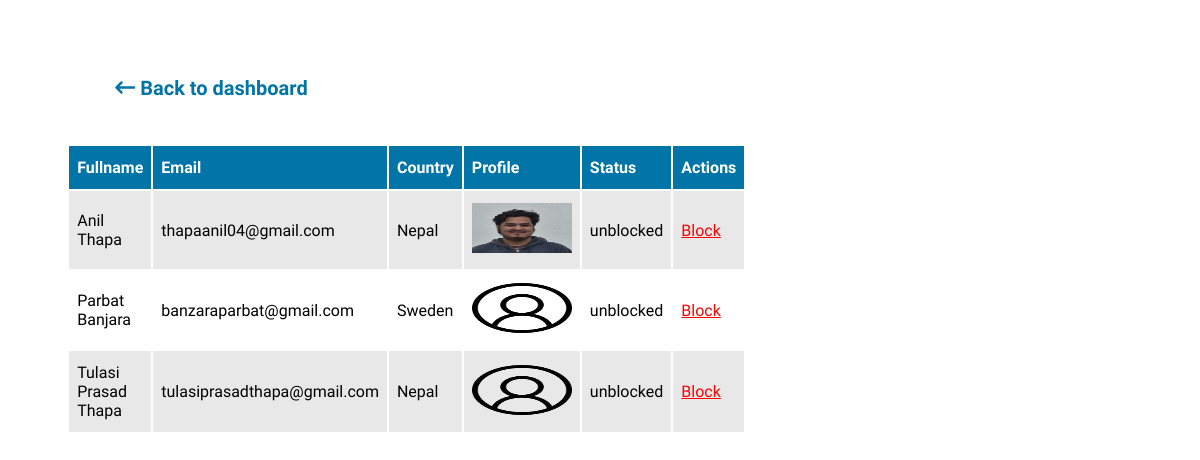
Screenshot of /admin/manage-users.php with the database file from the repository.
### tables this page shows
CREATE TABLE `users` (
  `user_id` int(11) NOT NULL,
  `full_name` varchar(255) NOT NULL,
  `email` varchar(255) NOT NULL,
  `profile_image` varchar(256) NOT NULL,
  `country` varchar(255) NOT NULL,
  `password` varchar(255) NOT NULL,
  `status` varchar(256) NOT NULL,
  `role` varchar(256) NOT NULL,
  `date` varchar(255) NOT NULL
);

### admin/manage-users.php (the view, shortened to what this page needs)
<?php include "../functions.php";
?>
<!DOCTYPE html>
<html lang="en">
<head>
    <link rel="stylesheet" href="https://cdnjs.cloudflare.com/ajax/libs/font-awesome/6.2.0/css/all.min.css" />
</head>
<body>
    <div class="container">
        <div class="top-section">
            <a href="../admin/admin-dashboard.php">
                <i class="fa-solid fa-arrow-left-long"></i>
                <p>Back to dashboard</p>
            </a>
        </div>
        <div class="bottom-section">
             <table>
                <thead>
                    <th>Fullname</th>
                    <th>Email</th>
                    <th>Country</th>
                    <th>Profile</th>
                    <th>Status</th>
                    <th>Actions</th>
                </thead>
                <tbody>
                    <?php
                    $select_user = mysqli_query($connection, "SELECT * FROM users");
                    while($row = mysqli_fetch_assoc($select_user)){
                        $user_id = $row['user_id'];
                        $full_name = $row['full_name'];
                        $email = $row['email'];
                        $country = $row['country'];
                        $profile_image = $row['profile_image'];
                        $status = $row['status'];
                    echo "<tr>
                        <td>$full_name</td>
                        <td>$email</td>
                        <td>$country</td>
                        <td><img src='../images/$profile_image' height=50 width=100></td>
                        <td>$status</td>";
                        if($status=='unblocked'){
                            echo "<td><a href='manage-users.php?inactive=$user_id' style='color:red'>Block</a></td>";
                        }
                        else{
                            echo "<td><a href='manage-users.php?active=$user_id' style='color:green'>Unblock</a></td>";
                        }
                    echo "</tr>";
                     } ?>
                </tbody>
            </table>
        </div>
    </div>
</body>
</html>

### admin/manage-users.php (style rules this page uses)
* { font-family: 'Lexend', sans-serif; }
.container { width: 90%; margin: auto; display: flex; flex-direction: column; justify-content: space-between; padding: 1.5em 3em; }
.top-section { width: 100%; padding: 1.5em 3em; }
.top-section a { display: flex; color: #0175a7; font-size: 1.25em; font-weight: bold; text-decoration: none; align-items: center; justify-content: flex-start; }
table { width: 55%; }
table thead { background-color: #0175a7; color: white; font-weight: bolder; }
table thead th { padding: .75em .5em; text-align: start; }
table tbody tr td { padding: .75em .5em; text-align: start; }
tbody tr:nth-of-type(odd) { background-color: #E8E8E8; }
.top-section a i { margin-right: .25em; }

### rows the page displays
users: full_name "Anil Thapa", email "thapaanil04@gmail.com", country "Nepal", profile_image (picture), status "unblocked"
users: full_name "Parbat Banjara", email "banzaraparbat@gmail.com", country "Sweden", profile_image (picture), status "unblocked"
users: full_name "Tulasi Prasad Thapa", email "tulasiprasadthapa@gmail.com", country "Nepal", profile_image (picture), status "unblocked"
